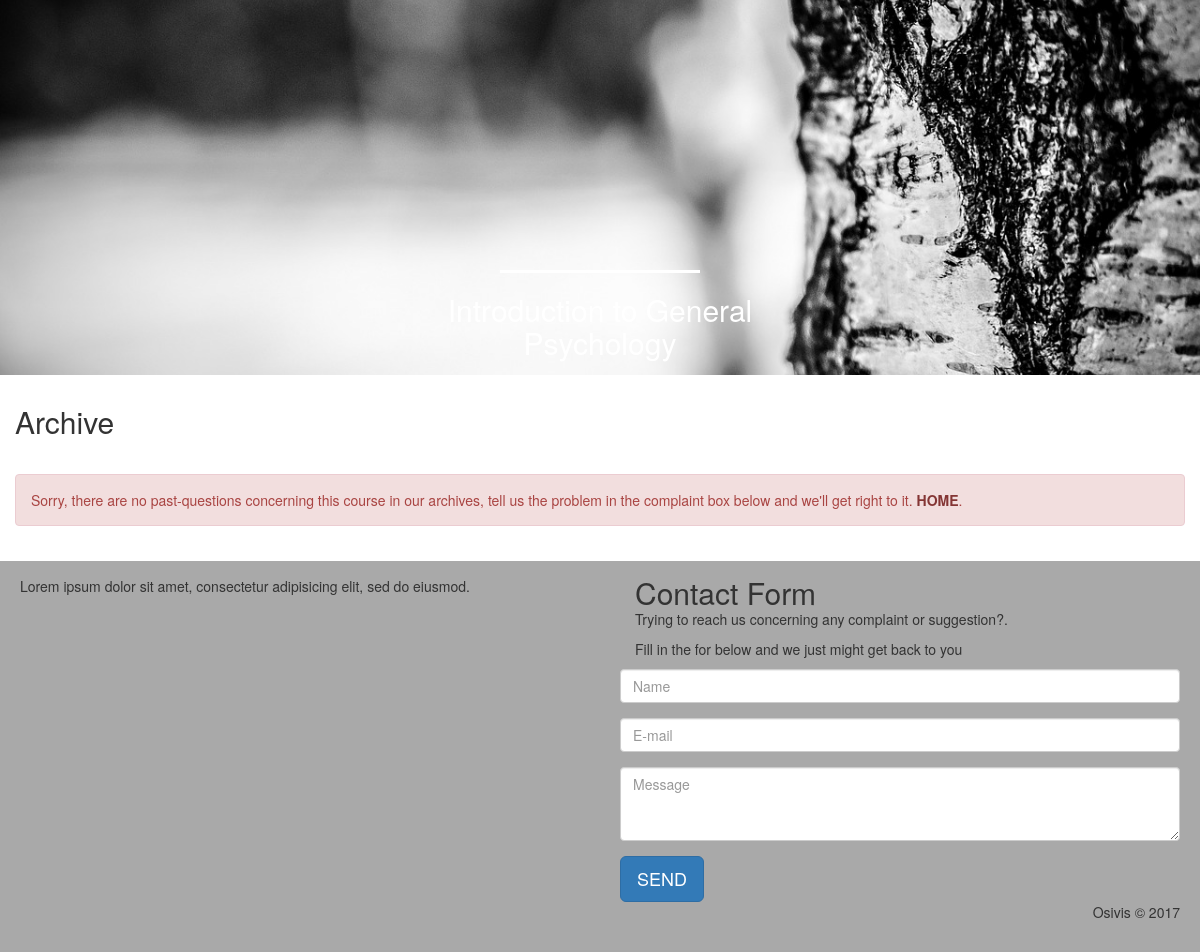
Page /osivis/archive/index.php?id=3 on the committed database.
### tables this page shows
CREATE TABLE `course` (
  `coursecode` varchar(15) NOT NULL,
  `coursetitle` varchar(255) NOT NULL,
  `courseimg` varchar(255) NOT NULL,
  `coursedesc` varchar(255) NOT NULL,
  `courseid` int(8) NOT NULL
);

### osivis/archive/index.php (the view, shortened to what this page needs)
<?php
    if(isset($_GET["id"])){
        require_once("../../connect.php");
        $id = mysqli_real_escape_string($conn,$_GET["id"]);
        $qry = "SELECT coursetitle, courseimg FROM `course` WHERE `courseid`=$id";
        $result = mysqli_query($conn,$qry);
        if(mysqli_num_rows($result) > 0){
            $row = $result->fetch_assoc();
            $courseTitle = $row["coursetitle"];
            $imgUrl = $row["courseimg"];
        }
		else{
			Redirect();
		}
    }
    else{
        Redirect();
    }
?>
<!DOCTYPE HTML>
<html>
<head>
    <link rel="stylesheet" href="../css/bootstrap.min.css">
	<link rel="stylesheet" href="../css/font-awesome.min.css">
	<link rel="stylesheet" href="../css/style.css">
	<link rel="stylesheet" href="../css/responsive.css">
</head>
<body>
	<header style="background-image:url(<?php echo $imgUrl ?>);">
		<div class="head-content mobile-100">
			<hr style="border: none;border-top: 3px #ffffff solid;margin: 55% 25% 0;">
			<div class="os" style="text-align: center; margin: 10px 5px; color:white;">
				<h2><?php echo $courseTitle ?></h2>
			</div>
		</div>
	</header>
	<div class="body">
		<div class="panel-heading">
			<h2>Archive</h2>
		</div>
		<div class="panel-body">
					<?php
						$sql="SELECT year, yearid FROM period NATURAL JOIN questions WHERE courseid=$id GROUP BY year ORDER BY year DESC";
						$r = mysqli_query($conn, $sql);
						if(!$r){
							echo '
                                <div class="panel-body alert alert-danger">
                                    <button type="button" class="close" data-dismiss="alert" aria-hidden="true">×</button>
                                    Sorry, there are no past-questions concerning this course in our archives<a href="localhost/osivis" class="alert-link"></a>.
                                </div>';
						}
						else{
                            if(mysqli_num_rows($r) > 0){
							echo '<div class="table-responsive"><table class="table table-hover">
							<thead>
								<tr>
									<th>Year</th>
									<th class="t">Preview</th>
									<th class="t">PDF</th>
									<th class="t">Take</th>
								</tr>
							</thead>
							<tbody>';
							while($col = mysqli_fetch_array($r, MYSQLI_ASSOC)){
							echo '
								<tr>
									<td>'. $col['year'] .'</td>
									<td class="t"><a href="preview/?id='.$id.'&q='.$col['yearid'].'"><p class="fa fa-list-alt"></p></a></td>
									<td class="t"><a href="pdf/?id='.$id.'&q='.$col['yearid'].'"><p class="fa fa-download"></p></a></td>
									<td class="t"><a href="take/?id='.$id.'&q='.$col['yearid'].'"><p class="fa fa-pencil-square-o"></p></a></td>
								</tr>';
							}
							echo '</tbody></table></div>';
							mysqli_free_result($r);
							}
							else{
                            echo '
                                <div class=" panel-body alert alert-danger">
                                    Sorry, there are no past-questions concerning this course in our archives,
                                    tell us the problem in the complaint box below and we\'ll get right to it.
                                    <a href="localhost/osivis" class="alert-link">HOME</a>.
                                </div>';
							}
						}
					?>
        </div>
	</div>
	<footer>
        <?php
            include("../includes/footer.php");
        ?>
    </footer>
</body>
</html>

### osivis/css/style.css (style rules this page uses)
* { margin: 0; padding: 0; box-sizing: border-box; }
body { width: 100%; min-width: 320px; }
.body { position: relative; height: 100%; width: 100%; }
.head-content { width: 50%; max-width: 400px; margin: auto; height: 100%; padding: 50px 0; }
footer { height: auto; overflow: hidden; background: darkgray; }
footer::after { content: ""; display: block; clear: both; }

### osivis/archive/index.php (style rules this page uses)
header { width: 100%; max-height: 375px; min-height: 300px; background-repeat: no-repeat; background-size: cover; background-position: center center; }
.os h2 { margin-bottom: 5px; }

### rows in the picture
course: courseimg (picture), coursetitle "Introduction to General Psychology"
